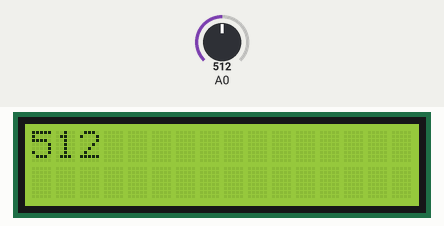
Recording of a sketch running on a simulated Arduino Uno, built with avr-gcc and run on an emulated ATmega328P. Parts: 16×2 character LCD. The inputs (shaded band) are chosen by the test bench; at power-on: A0 = 512. What the sketch prints to the serial monitor is not drawn.

Above: at 1.2 s.
1.3 s: A0 set to 716
At 1.9 s:
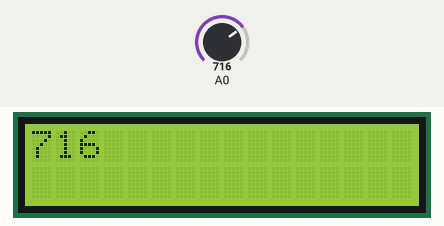
3.0 s: A0 set to 900
At 3.5 s:
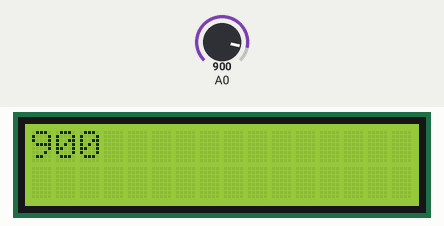
4.6 s: A0 set to 1023
At 5.0 s:
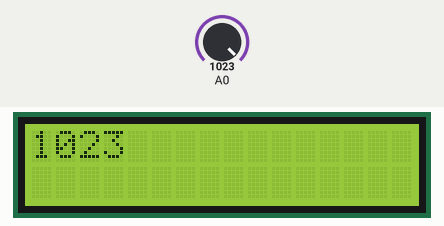
Timing chart, 0 to 7.6 s (numbered marks = the images above; inputs shaded):
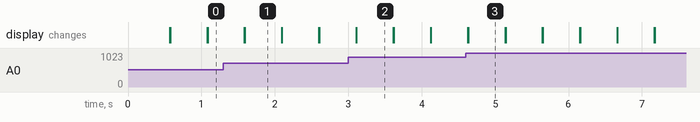

The sketch:

ammonia.ino
```cpp
#include <LiquidCrystal_I2C.h>
//#include "MQ135.h"
//#include "MQ7.h"
LiquidCrystal_I2C lcd(0x27, 16, 2);
//MQ135 mq135(A0,5.0);
//MQ7 mq7(A3, 5.0);

void setup() {
    Serial.begin(9600);
    lcd.begin();
    lcd.backlight();
}

void loop() {
  //float x=mq135.getPPM();
//  float ppm = mq7.getPPM();
    Serial.println(analogRead(A0));
    //lcd.setCursor(0,0);
    //lcd.print("NH3=");
    //lcd.print(x);
    lcd.setCursor(0,0);
    lcd.print(analogRead(A0));
  //  lcd.setCursor(0,1);
   // lcd.print("CO=");
//    lcd.print(ppm);
  //  lcd.setCursor(11,1);
    //lcd.print(analogRead(A3));
    delay(500);
    lcd.clear();

}
```

Measured:
- after the input at 1.3 s, the display: first differs from a run without the input after 0.29 s (image 1)
- after the input at 3.0 s, the display: first differs from a run without the input after 0.11 s (image 2)
- after the input at 4.6 s, the display: first differs from a run without the input at once (image 3)
- what the display in image 1 shows lasts 0.5 s, from 1.6 s to 2.1 s
